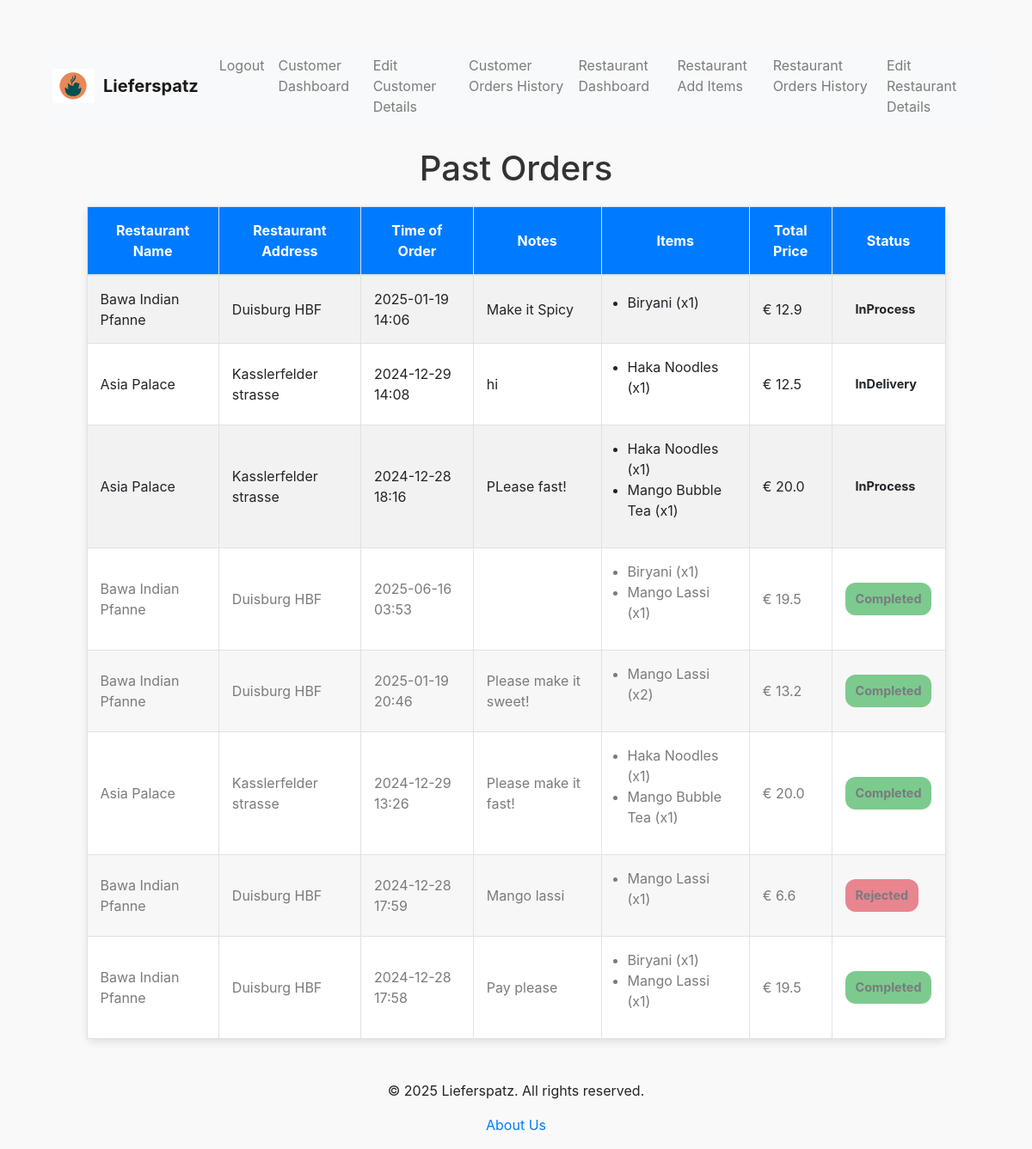
The page /customer/past_orders (signed in) on the database its author committed.
### tables this page shows
CREATE TABLE Orders(
                        OrderID INTEGER PRIMARY KEY AUTOINCREMENT,
                        RestaurantID INTEGER,
                        CustomerID INTEGER,
                        TotalPrice REAL,
                        Notes TEXT,
                        Status TEXT,
                        CreatedAt DATETIME,
                        RestaurantMoney REAL,
                        LieferMoney REAL,
                        FOREIGN KEY (RestaurantID) REFERENCES restaurants(RestaurantID),
                        FOREIGN KEY (CustomerID) REFERENCES customers(CustomerID)       
                );

CREATE TABLE restaurants (
            RestaurantID INTEGER PRIMARY KEY AUTOINCREMENT,
            Name TEXT,
            Email TEXT UNIQUE,  -- Unique email for restaurant login
            Address TEXT,
            ZipCode TEXT,
            Description TEXT,
            ImageURL TEXT, -- Store the file path instead of URL
            Password TEXT,
            Balance REAL DEFAULT 0.0,
            OpenTime TIME,
            CloseTime TIME,
            CreatedAt DATETIME
        );

CREATE TABLE OrderItems(
                        OrderItemsID INTEGER PRIMARY KEY AUTOINCREMENT,
                        OrderID INTEGER,
                        ItemID INTEGER,
                        Quantity INTEGER,
                        Price REAL,
                        FOREIGN KEY (OrderID) REFERENCES Orders(OrderID),
                        FOREIGN KEY (ItemID) REFERENCES Items(ItemID)
                );

CREATE TABLE Items(
                        ItemID INTEGER PRIMARY KEY AUTOINCREMENT,
                        RestaurantID INTEGER,
                        Name TEXT,
                        Price REAL,
                        Description TEXT,
                        ImageURL TEXT,
                        Category TEXT, -- e.g. 'main dish', 'drink', etc.
                        CreatedAt DATETIME,
                        FOREIGN KEY (RestaurantID) REFERENCES restaurants(RestaurantID)
                );

### routes/customer.py (the view)
@customer_bp.route('/customer/past_orders')
def past_orders():
    if 'customer' not in session:
        return redirect(url_for('auth.login'))
    conn = get_db_connection()
    cursor = conn.cursor()
    cursor.execute('''
        SELECT o.OrderID, r.Name, r.Address, o.CreatedAt, o.Notes, o.TotalPrice, o.Status
        FROM Orders o
        JOIN customers c ON c.CustomerID = o.CustomerID
        JOIN restaurants r ON r.RestaurantID = o.RestaurantID
        WHERE o.CustomerID = ? AND o.Status IN (?, ?)
        ORDER BY o.OrderID DESC
    ''', (session['customer']['CustomerID'], 'InProcess', 'InDelivery',))
    currentorders = cursor.fetchall()
    cursor.execute('''
        SELECT o.OrderID, r.Name, r.Address, o.CreatedAt, o.Notes, o.TotalPrice, o.Status
        FROM Orders o
        JOIN customers c ON c.CustomerID = o.CustomerID
        JOIN restaurants r ON r.RestaurantID = o.RestaurantID
        WHERE o.CustomerID = ? AND o.Status IN (?, ?)
        ORDER BY o.OrderID DESC
    ''', (session['customer']['CustomerID'], 'Completed', 'Rejected',))
    previousorders = cursor.fetchall()
    currentorders = [dict(order) for order in currentorders]
    for order in currentorders:
        order['CreatedAt'] = datetime.strptime(order['CreatedAt'], '%Y-%m-%d %H:%M:%S.%f')
    previousorders = [dict(order) for order in previousorders]
    for order in previousorders:
        order['CreatedAt'] = datetime.strptime(order['CreatedAt'], '%Y-%m-%d %H:%M:%S.%f')
    for order in currentorders:
        cursor.execute('''
            SELECT i.Name, oi.Quantity
            FROM OrderItems oi
            JOIN items i ON oi.ItemID = i.ItemID
            WHERE oi.OrderID = ?
        ''', (order['OrderID'],))
        order['Items'] = cursor.fetchall()
    for order2 in previousorders:
        cursor.execute('''
            SELECT i.Name, oi.Quantity
            FROM OrderItems oi
            JOIN items i ON oi.ItemID = i.ItemID
            WHERE oi.OrderID = ?
        ''', (order2['OrderID'],))
        order2['Items'] = cursor.fetchall()
    conn.close()
    return render_template('past_orders.html', currentorders=currentorders, previousorders=previousorders)

### app.py (called while the page is built)
@app.after_request
def add_cache_control(response):
    response.headers['Cache-Control'] = 'no-store, no-cache, must-revalidate, proxy-revalidate'
    response.headers['Pragma'] = 'no-cache'
    response.headers['Expires'] = '0'
    return response

### db.py (called while the page is built)
def get_db_connection():
    conn = sqlite3.connect(Config.DATABASE)
    conn.row_factory = sqlite3.Row
    return conn

### templates/past_orders.html (shortened to what this page needs)
{% extends 'base.html' %}
{% block head %}
    <link href="https://stackpath.bootstrapcdn.com/bootstrap/4.5.2/css/bootstrap.min.css" rel="stylesheet">
{% endblock %}
{% block content %}
    <h1>Past Orders</h1>
    <table class="table table-bordered table-striped animate__animated animate__fadeIn">
        <thead>
            <tr>
                <th>Restaurant Name</th>
                <th>Restaurant Address</th>
                <th>Time of Order</th>
                <th>Notes</th>
                <th>Items</th>
                <th>Total Price</th>
                <th>Status</th>
            </tr>
        </thead>
        <tbody>
            {% for order in currentorders %}
            <tr class="{% if order['Status'] == 'Rejected' or order['Status'] == 'Completed' %}rejected-row{% endif %}">
                <td>{{ order['Name'] }}</td>
                <td>{{ order['Address'] }}</td>
                <td>{{ order['CreatedAt'].strftime('%Y-%m-%d %H:%M') }}</td>
                <td>{{ order['Notes'] }}</td>
                <td>
                    <ul>
                        {% for item in order['Items'] %}
                        <li>{{ item['Name'] }} (x{{ item['Quantity'] }})</li>
                        {% endfor %}
                    </ul>
                </td>
                <td>€ {{ order['TotalPrice'] }}</td>
                <td><span class="status-badge {{ order['Status'] }}">{{ order['Status'] }}</span></td>
            </tr>
            {% endfor %}
            {% for order in previousorders %}
            <tr class="{% if order['Status'] == 'Rejected' or order['Status'] == 'Completed' %}rejected-row{% endif %}">
                <td>{{ order['Name'] }}</td>
                <td>{{ order['Address'] }}</td>
                <td>{{ order['CreatedAt'].strftime('%Y-%m-%d %H:%M') }}</td>
                <td>{{ order['Notes'] }}</td>
                <td>
                    <ul>
                        {% for item in order['Items'] %}
                        <li>{{ item['Name'] }} (x{{ item['Quantity'] }})</li>
                        {% endfor %}
                    </ul>
                </td>
                <td>€ {{ order['TotalPrice'] }}</td>
                <td><span class="status-badge {{ order['Status'] }}">{{ order['Status'] }}</span></td>
            </tr>
            {% endfor %}
        </tbody>
    </table>
{% endblock %}

### templates/past_orders.html (style rules this page uses)
body { background-color: #f9f9f9; }
h1 { text-align: center; margin: 20px 0; font-size: 2.5rem; color: #333; }
.table { margin: 20px auto; max-width: 90%; background-color: #fff; border-radius: 8px; box-shadow: 0 4px 10px rgba(0, 0, 0, 0.1); }
.table th { background-color: #007bff; color: #fff; text-align: center; }
.table th, .table td { vertical-align: middle !important; padding: 15px; font-size: 1rem; }
.table td ul { padding-left: 15px; }
.table-striped tbody tr:nth-of-type(odd) { background-color: #f8f9fa; }
.status-badge { display: inline-block; padding: 8px 12px; border-radius: 12px; font-size: 0.9rem; font-weight: bold; text-align: center; }
.status-badge.Rejected { background-color: #dc3545; }
.status-badge.Completed { background-color: #28a745; }
.rejected-row { opacity: 0.6; }

### rows shown on the page
Orders: Name "Bawa Indian Pfanne", Address "Duisburg HBF", CreatedAt "2025-01-19 14:06", Notes "Make it Spicy", TotalPrice "12.9", Status "InProcess"
OrderItems: Name "Biryani", Quantity "1"
Orders: Name "Asia Palace", Address "Kasslerfelder strasse", CreatedAt "2024-12-29 14:08", Notes "hi", TotalPrice "12.5", Status "InDelivery"
OrderItems: Name "Haka Noodles", Quantity "1"
Orders: Name "Asia Palace", Address "Kasslerfelder strasse", CreatedAt "2024-12-28 18:16", Notes "PLease fast!", TotalPrice "20.0", Status "InProcess"
OrderItems: Name "Haka Noodles", Quantity "1"
OrderItems: Name "Mango Bubble Tea", Quantity "1"
Orders: Name "Bawa Indian Pfanne", Address "Duisburg HBF", CreatedAt "2025-06-16 03:53", TotalPrice "19.5", Status "Completed"
OrderItems: Name "Biryani", Quantity "1"
OrderItems: Name "Mango Lassi", Quantity "1"
Orders: Name "Bawa Indian Pfanne", Address "Duisburg HBF", CreatedAt "2025-01-19 20:46", Notes "Please make it sweet!", TotalPrice "13.2", Status "Completed"
OrderItems: Name "Mango Lassi", Quantity "2"
Orders: Name "Asia Palace", Address "Kasslerfelder strasse", CreatedAt "2024-12-29 13:26", Notes "Please make it fast!", TotalPrice "20.0", Status "Completed"
OrderItems: Name "Haka Noodles", Quantity "1"
OrderItems: Name "Mango Bubble Tea", Quantity "1"
Orders: Name "Bawa Indian Pfanne", Address "Duisburg HBF", CreatedAt "2024-12-28 17:59", Notes "Mango lassi", TotalPrice "6.6", Status "Rejected"
OrderItems: Name "Mango Lassi", Quantity "1"
Orders: Name "Bawa Indian Pfanne", Address "Duisburg HBF", CreatedAt "2024-12-28 17:58", Notes "Pay please", TotalPrice "19.5", Status "Completed"
OrderItems: Name "Biryani", Quantity "1"
OrderItems: Name "Mango Lassi", Quantity "1"
